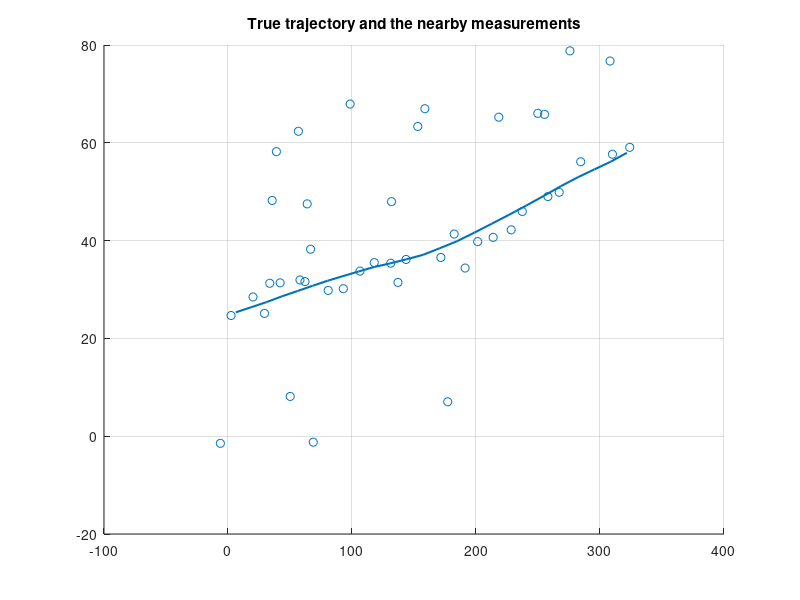

This figure's MATLAB source: (Note: this script raises an error after producing the figure.)
%% 
clc; clear; close all;

%% load data
usePregen = true; % you can generate your own data if set to false
if usePregen
    load task2data.mat;
else
    K = 100;
    Ts = 2.5;
    r = 5;
    q = [0.005, 1e-6*pi]; % q(1): CV noise (effective all the time), q(2): CT noise (effective only in turns)
    init.x = [0; 0; 2; 0; 0];
    init.P = diag([25, 25, 3, 3, 0.0005].^2);
    % detection and false alarm
    PDtrue = 0.9;
    lambdatrue = 1e-4;
    [Xgt, Z, a] = simulate_atc_track(Ts, K, q, r, init, PDtrue, lambdatrue, false);
end
%%
off = 0;
K = 25;


% plot measurements close to the trajectory
figure(1); clf; hold on; grid on;
Zplotdata = [];
plotMeasDist = 45;
for k = 1:K
   toPlot = false(size(Z{off+k},2),1);
   for j = 1:size(Z{off+k}, 2)
        v = Z{off+k}(:, j) - Xgt(1:2, off+k);
        toPlot(j) = v' * v <= plotMeasDist^2;
   end
   Zplotdata = [Zplotdata, Z{off+k}(:, toPlot)];
end
set(gca, 'ColorOrderIndex', 2)
scatter(Zplotdata(1,:), Zplotdata(2,:));
set(gca, 'ColorOrderIndex', 1)
plot(Xgt(1,1+off:K+off),Xgt(2,1+off:K+off), 'LineWidth',1.5);
title('True trajectory and the nearby measurements')
%%
%{
% play measurement movie. Remember that you can click the stop button.
figure(2); clf; grid on;
set(gcf,'Visible','on')
plotpause = 0.1; % sets a pause in between time steps if it goes to fast
minZ = min(Xgt(1:2, :), [], 2);
maxZ = max(Xgt(1:2, :), [], 2);
minZ = minZ - 0.05*(maxZ - minZ);
maxZ = maxZ + 0.05*(maxZ - minZ);
for k = 1:K
    scatter(Z{k}(1,:), Z{k}(2,:))
    title(sprintf('measurements at step %d', k))
    axis([minZ(1), maxZ(1), minZ(2), maxZ(2)])
    grid on;
    drawnow;
    pause(plotpause);
end
%}
%% %%%%%%%%%%%%%%%%%%%%%%%%%%%%%%%%%%%%%%%%%%%%%%%%%%%%%%%%%%%%%%%%%%%%%%%%
%%%%%%%%%%%%%%%%%%%%%%%%%%%%%%%%% PART I %%%%%%%%%%%%%%%%%%%%%%%%%%%%%%%%%%
%%%%%%%%%%%%%%%%%%%%%%%%%%%%%%%%%%%%%%%%%%%%%%%%%%%%%%%%%%%%%%%%%%%%%%%%%%%
% Look at individual EKF-PDAs
r = 5; 
qCV = 0.05;                % acceleration covariance                      
qCT = [0.05 , 0.000025];   % acceleration, turn rate covariance   

lambda = 1e-3;
PD = 0.8;
gateSize = 5^2;
% choose model to tune
s = 1;
%%%%%%%%%%%%%%%%%%%%%%%%%%%%%%%%%%%%%%%%%%%%%%%%%%%%%%%%%%%%%%%%%%%%%%%%%%%
% make models
models =  cell(2,1);
models{1} = EKF(discreteCVmodel(qCV, r));
models{2} = EKF(discreteCTmodel(qCT, r));

tracker =  cell(2,1);
tracker{1} = PDAF(models{1}, lambda, PD, gateSize);
tracker{2} = PDAF(models{2}, lambda, PD, gateSize);

% % % % allocate
xbar = zeros(5, K);
Pbar = zeros(5, 5, K);
xhat = zeros(5, K);
Phat = zeros(5, 5, K);
NEES = zeros(K, 1);
NEESpos = zeros(K, 1);
NEESvel = zeros(K, 1);

% initialize filter
xbar(:, 1) = Xgt(:,off+1);
Pbar(:, : ,1) = diag([25, 25, 3, 3, 0.0005].^2);

% filter
for k = 1:K
    [xhat(:, k) , Phat(:, :, k)] = tracker{s}.update(Z{off+k}, xbar(:, k), Pbar(:,: ,k));
    NEES(k) = ((xhat(1:3+s, k) - Xgt(1:3+s, off+k))' / squeeze(Phat(1:3+s, 1:3+s, k))) * (xhat(1:3+s, k) - Xgt(1:3+s, off+k));
    NEESpos(k) = ((xhat(1:2, k) - Xgt(1:2, off+k))' / squeeze(Phat(1:2, 1:2, k))) * (xhat(1:2, k) - Xgt(1:2, off+k));
    NEESvel(k) = ((xhat(3:4, k) - Xgt(3:4, off+k))' / squeeze(Phat(3:4, 3:4, k))) * (xhat(3:4 ,k) - Xgt(3:4 ,off+k));
    if k < K
        [xbar(:, k+1), Pbar(:, :, k+1)] = tracker{s}.predict(xhat(:, k), Phat(:, :, k), Ts);
    end
end

% errors
poserr = sqrt(sum((xhat(1:2,:) - Xgt(1:2,off+1:off+K)).^2, 1));
posRMSE = sqrt(mean(poserr.^2));
velerr = sqrt(sum((xhat(3:4, :) - Xgt(3:4, off+1:off+K)).^2, 1));
velRMSE = sqrt(mean(velerr.^2));

% consistency
chi2inv([0.025, 0.975], K*2)/K
ANEESpos = mean(NEESpos)
ANEESvel = mean(NEESvel)

chi2inv([0.025, 0.975], K*4)/K  %% 4*k = antall frihetsgrader
ANEES = mean(NEES)

% plot
figure(3); clf; hold on; grid on;
plot(xhat(1,:), xhat(2,:));
plot(Xgt(1, :), Xgt(2, :))
axis('equal')
%scatter(Z(1,:), Z(2, :));
title(sprintf('posRMSE = %.3f, velRMSE = %.3f',posRMSE, velRMSE))

figure(4); clf; hold on; grid on;
plot(xhat(5,:))
plot(Xgt(5,off+1:off+K))
legend('est','true');
ylabel('omega') 



figure(5); clf;
subplot(3,1,1);
plot(NEES); grid on; hold on;
ylabel('NEES');
ciNEES = chi2inv([0.05, 0.95], 4);
inCI = sum((NEES >= ciNEES(1)) .* (NEES <= ciNEES(2)))/K * 100;
plot([1,K], repmat(ciNEES',[1,2])','r--')
text(104, -5, sprintf('%.2f%% inside CI', inCI),'Rotation',90);

subplot(3,1,2);
plot(NEESpos); grid on; hold on;
ylabel('NEESpos');
ciNEES = chi2inv([0.05, 0.95], 2);
inCI = sum((NEESpos >= ciNEES(1)) .* (NEESpos <= ciNEES(2)))/K * 100;
plot([1,K], repmat(ciNEES',[1,2])','r--')
text(104, -5, sprintf('%.2f%% inside CI', inCI),'Rotation',90);

subplot(3,1,3);
plot(NEESvel); grid on; hold on;
ylabel('NEESvel');
ciNEES = chi2inv([0.05, 0.95], 2);
inCI = sum((NEESvel >= ciNEES(1)) .* (NEESvel <= ciNEES(2)))/K * 100;
plot([1,K], repmat(ciNEES',[1,2])','r--')
text(104, -5, sprintf('%.2f%% inside CI', inCI),'Rotation',90);

%{
%% %%%%%%%%%%%%%%%%%%%%%%%%%%%%%%%%%%%%%%%%%%%%%%%%%%%%%%%%%%%%%%%%%%%%%%%%
%%%%%%%%%%%%%%%%%%%%%%%%%%%%%%%%% PART II %%%%%%%%%%%%%%%%%%%%%%%%%%%%%%%%%
%%%%%%%%%%%%%%%%%%%%%%%%%%%%%%%%%%%%%%%%%%%%%%%%%%%%%%%%%%%%%%%%%%%%%%%%%%%
% IMM-PDA

% sensor 
r = 6;
lambda = 0.0000982474;
PD = 0.95;
gateSize = 5^2;

% dynamic models
qCV = 0.05;
qCT = [0.005, 0.000025];
x0 = [0; 0; 2; 0; 0];
P0 = diag([25, 25, 3, 3, 0.0005].^2);

% markov chain (you are free to parametrize this in another way)
PI11 = 0.95;
PI22 = 0.95;
p10 = 0.5;  % initial mode probability
%%%%%%%%%%%%%%%%%%%%%%%%%%%%%%%%%%%%%%%%%%%%%%%%%%%%%%%%%%%%%%%%%%%%%%%%%%%
PI = [PI11, (1 - PI22); (1 - PI11), PI22]; assert(all(sum(PI, 1) == [1, 1]),'columns of PI must sum to 1')
sprobs0 = [p10; (1 - p10)]; assert(sum(sprobs0) == 1, 'initial mode probabilities must sum to 1');


% make model
models =  cell(2,1);
models{1} = EKF(discreteCVmodel(qCV, r));
models{2} = EKF(discreteCTmodel(qCT, r));
imm = IMM(models, PI);
tracker = IMMPDAF(imm, lambda, PD, gateSize);

% allocate
xbar = zeros(5, 2, K);
Pbar = zeros(5, 5, 2, K);
probbar = zeros(2, K);
xhat = zeros(5, 2, K);
xest = zeros(5, K);
Pest = zeros(5, 5, K);
Phat = zeros(5, 5, 2, K);
probhat = zeros(2, K);
NEES = zeros(K, 1);
NEESpos = zeros(K, 1);
NEESvel = zeros(K, 1);

% initialize
xbar(:, :, 1) = repmat(x0, [1, 2]);
Pbar(:, : ,:, 1) = repmat(P0,[1,1,2]);
probbar(:, 1) = sprobs0;

% filter
for k=1+offset:K+offset
    % Update
    [probhat(:, offset+k), xhat(:, :, offset+k), Phat(:, :, :, offset+k)] = tracker.update(Z{offset+k}, probbar(:, offset+k), xbar(:, :, offset+k), Pbar(:, :, :, offset+k));
    
    % Total state mean and cov
    [xest(:, offset+k), Pest(:, :, offset+k)] =  tracker.imm.estimate(probhat(: , offset+k), xhat(:, :, offset+k), Phat(:, :, :, offset+k));
    
    NEES(offset+k) = (xest(:, offset+k) - Xgt(:, offset+k))' * (Pest(:, :, offset+k) \ (xest(:, offset+k) - Xgt(:, offset+k)));
    NEESpos(offset+k) = (xest(1:2, offset+k) - Xgt(1:2, offset+k))' * (Pest(1:2, 1:2, offset+k ) \ (xest(1:2, offset+k) - Xgt(1:2, offset+k)));
    NEESvel(offset+k) = (xest(3:4, offset+k) - Xgt(3:4, offset+k))' * (Pest(3:4, 3:4, offset+k ) \ (xest(3:4, offset+k) - Xgt(3:4, offset+k)));
    if k+offset < K+offset
        [probbar(:, offset+k+1), xbar(:, :, offset+k+1), Pbar(:, :, :, offset+k+1)] = ...
            tracker.predict(probhat(:, offset+k), xhat(:, :, offset+k), Phat(:, :, :, offset+k), Ts);
    end
end

% errors
poserr = sqrt(sum((xest(1:2,:) - Xgt(1:2,1+offset:K+offset)).^2, 1));
posRMSE = sqrt(mean(poserr.^2)); % not true RMSE (which is over monte carlo simulations)
velerr = sqrt(sum((xest(3:4, :) - Xgt(3:4, 1+offset:K+offset)).^2, 1));
velRMSE = sqrt(mean(velerr.^2)); % not true RMSE (which is over monte carlo simulations)
peakPosDeviation = max(poserr);
peakVelDeviation = max(velerr);

% consistency
CI2K = chi2inv([0.025, 0.975], K*2)/K
ANEESpos = mean(NEESpos)
ANEESvel = mean(NEESvel)

CI4K = chi2inv([0.025, 0.975], K*4)/K
ANEES = mean(NEES)

% plot
figure(6); clf; hold on; grid on;
plot(xest(1,:), xest(2,:));
plot(Xgt(1,:), Xgt(2, :));
axis('equal')
title(sprintf('posRMSE = %.3f, velRMSE = %.3f, peakPosDev = %.3f, peakVelDev = %.3f',posRMSE, velRMSE, peakPosDeviation, peakVelDeviation))

figure(7); clf; hold on; grid on;
plot(xest(5,:))
plot(Xgt(5,:))

figure(8); clf;
plot(probhat');
grid on;

figure(9); clf;
subplot(2,1,1); 
plot(poserr); grid on;
ylabel('position error')
subplot(2,1,2);
plot(velerr); grid on;
ylabel('velocity error')

figure(10); clf;
subplot(3,1,1);
plot(NEES); grid on; hold on;
ylabel('NEES');
ciNEES = chi2inv([0.05, 0.95], 4);
inCI = sum((NEES >= ciNEES(1)) .* (NEES <= ciNEES(2)))/K * 100;
plot([1,K], repmat(ciNEES',[1,2])','r--')
text(104, -5, sprintf('%.2f%% inside CI', inCI),'Rotation',90);

subplot(3,1,2);
plot(NEESpos); grid on; hold on;
ylabel('NEESpos');
ciNEES = chi2inv([0.05, 0.95], 2);
inCI = sum((NEESpos >= ciNEES(1)) .* (NEESpos <= ciNEES(2)))/K * 100;
plot([1,K], repmat(ciNEES',[1,2])','r--')
text(104, -5, sprintf('%.2f%% inside CI', inCI),'Rotation',90);

subplot(3,1,3);
plot(NEESvel); grid on; hold on;
ylabel('NEESvel');
ciNEES = chi2inv([0.05, 0.95], 2);
inCI = sum((NEESvel >= ciNEES(1)) .* (NEESvel <= ciNEES(2)))/K * 100;
plot([1,K], repmat(ciNEES',[1,2])','r--')
text(104, -5, sprintf('%.2f%% inside CI', inCI),'Rotation',90);
%}
%{
%%
%estimation "movie"
mTL = 0.2; % maximum transparancy (between 0 and 1);
plotpause = 0;%1; % lenght to pause between time steps;
plotRange = 2:K % the range to go through
N = 50; % number of points to use for ellipse;

%k = 31; assert(all([k > 1, k <= K]), 'K must be in proper range')
figure(11); clf; grid on; hold on; axis equal;
set(gcf,'Visible','on')
co = get(gca, 'colorOrder');
minAx = min(cell2mat(Z'));
maxAx = max(cell2mat(Z'));
thetas = (0:N)*2*pi/N;
for k = plotRange
    % tracker
    subplot(1,2,1);
    cla; grid on; hold on; axis equal;
    title(sprintf('time step %d', k));
    gated = tracker.gate(Z{k}, probbar(:, k), xbar(:, :, k), Pbar(:, :, :, k));
    minG = 1e20 * ones(2,1);
    maxG = zeros(2,1);
    [skupd, xkupd, Pkupd] = tracker.conditionalUpdate(Z{k}(:, gated), probbar(:, k), xbar(:, :, k), Pbar(:, :, :, k));
    beta = tracker.associationProbabilities(Z{k}(:, gated), probbar(:, k), xbar(:, :, k), Pbar(:, :, :, k));
    for s = 1:2
        plot(squeeze(xhat(1, s, 1:(k-1))), squeeze(xhat(2, s, 1:(k-1)))','Color', co(s,:));
        axis([minAx(1), maxAx(1), minAx(2), maxAx(2)])
        for j = 1:size(xkupd, 3)
            csj = mTL * co(s, :) + (1 - mTL) * (beta(j)*skupd(s, j)*co(s, :) + (1 - beta(j)*skupd(s, j)) * ones(1, 3)); % transparancy
            pl = plot([squeeze(xhat(1, s, k-1)); xkupd(1, s, j)], [squeeze(xhat(2, s, k-1)); xkupd(2, s, j)], '--', 'Color', csj);
            axis([minAx(1), maxAx(1), minAx(2), maxAx(2)])
            %alpha(pl, beta(j)*skupd(s, j));
            drawnow;
            covEllData = chol(Pkupd(1:2,1:2, s, j))' * [cos(thetas); sin(thetas)] + xkupd(1:2, s, j);
            pl = plot(covEllData(1, :), covEllData(2, :), '--', 'Color', csj);
        end
        
        [vk, Sk] = imm.modeFilters{s}.innovation([0,0], squeeze(xbar(:, s, k)), squeeze(Pbar(:, :, s, k)));
        gateData = chol(Sk)' * [cos(thetas); sin(thetas)] * sqrt(tracker.gateSize) + squeeze(xbar(1:2, s, k));
        plot(gateData(1, :),gateData(2, :), '.--', 'Color', co(s,:))
        scatter(Z{k}(1, :), Z{k}(2, :), 'rx')
        if a(k) > 0
            scatter(Z{k}(1, a(k)), Z{k}(2, a(k)), 'gx')
        end
        minGs = min(gateData, [], 2);
        minG = minGs .* (minGs < minG) + minG .* (minG < minGs);
        maxGs = max(gateData, [], 2);
        maxG = maxGs .* (maxGs > maxG) + maxG .* (maxG > maxGs);
        
    end
    scale = 1;
    minAx = minG - scale * (maxG - minG);
    maxAx = maxG + scale * (maxG - minG);
    axis([minAx(1), maxAx(1), minAx(2), maxAx(2)])
    %legend()
    
    % mode probabilities
    subplot(1,2,2)
    cla; grid on; hold on;
    for s = 1:2
        plot(probhat(s, 1:(k - 1)), 'Color', co(s, :));
        for j = 1:size(xkupd, 3)
            csj = mTL * co(s, :) + (1 - mTL) * (beta(j)*skupd(s, j)*co(s, :) + (1 - beta(j)*skupd(s, j)) * ones(1, 3)); % transparancy
            plot([k-1, k], [probhat(s, k-1), skupd(s, j)], '--', 'color', csj)
        end
    end
    axis([1, plotRange(end), 0, 1])
    drawnow;
    pause(plotpause)
end
%}